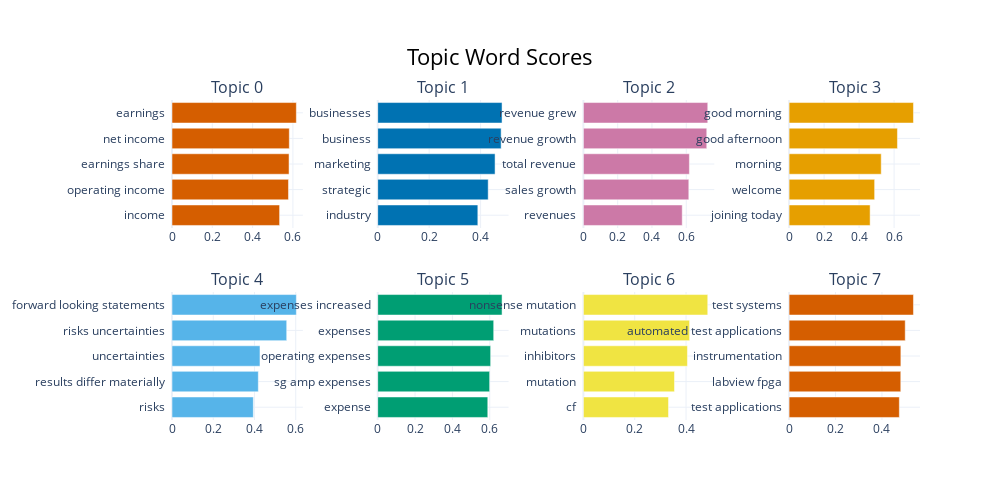

Notebook source saved alongside this figure:
### Code cell
topic_model.visualize_barchart()

### Figure 1 — Plotly figure (JSON) as saved in the notebook; plotly's stock layout.template omitted (floating-point values rounded to 4 significant figures)
{"data": [{"marker": {"color": "#D55E00"}, "orientation": "h", "type": "bar", "x": [0.5339, 0.578, 0.5808, 0.582, 0.6171], "xaxis": "x", "y": ["income  ", "operating income  ", "earnings share  ", "net income  ", "earnings  "], "yaxis": "y"}, {"marker": {"color": "#0072B2"}, "orientation": "h", "type": "bar", "x": [0.3892, 0.4294, 0.4561, 0.4797, 0.4833], "xaxis": "x2", "y": ["industry  ", "strategic  ", "marketing  ", "business  ", "businesses  "], "yaxis": "y2"}, {"marker": {"color": "#CC79A7"}, "orientation": "h", "type": "bar", "x": [0.5764, 0.6148, 0.6181, 0.7196, 0.7254], "xaxis": "x3", "y": ["revenues  ", "sales growth  ", "total revenue  ", "revenue growth  ", "revenue grew  "], "yaxis": "y3"}, {"marker": {"color": "#E69F00"}, "orientation": "h", "type": "bar", "x": [0.463, 0.4889, 0.5266, 0.6193, 0.7108], "xaxis": "x4", "y": ["joining today  ", "welcome  ", "morning  ", "good afternoon  ", "good morning  "], "yaxis": "y4"}, {"marker": {"color": "#56B4E9"}, "orientation": "h", "type": "bar", "x": [0.3944, 0.4185, 0.4266, 0.5562, 0.603], "xaxis": "x5", "y": ["risks  ", "results differ materially  ", "uncertainties  ", "risks uncertainties  ", "forward looking statements  "], "yaxis": "y5"}, {"marker": {"color": "#009E73"}, "orientation": "h", "type": "bar", "x": [0.5894, 0.5993, 0.6047, 0.6211, 0.6659], "xaxis": "x6", "y": ["expense  ", "sg amp expenses  ", "operating expenses  ", "expenses  ", "expenses increased  "], "yaxis": "y6"}, {"marker": {"color": "#F0E442"}, "orientation": "h", "type": "bar", "x": [0.3317, 0.355, 0.4054, 0.4138, 0.4846], "xaxis": "x7", "y": ["cf  ", "mutation  ", "inhibitors  ", "mutations  ", "nonsense mutation  "], "yaxis": "y7"}, {"marker": {"color": "#D55E00"}, "orientation": "h", "type": "bar", "x": [0.4748, 0.481, 0.4814, 0.5001, 0.5356], "xaxis": "x8", "y": ["test applications  ", "labview fpga  ", "instrumentation  ", "automated test applications  ", "test systems  "], "yaxis": "y8"}], "layout": {"annotations": [{"font": {"size": 16}, "showarrow": false, "text": "Topic 0", "x": 0.0875, "xanchor": "center", "xref": "paper", "y": 1, "yanchor": "bottom", "yref": "paper"}, {"font": {"size": 16}, "showarrow": false, "text": "Topic 1", "x": 0.3625, "xanchor": "center", "xref": "paper", "y": 1, "yanchor": "bottom", "yref": "paper"}, {"font": {"size": 16}, "showarrow": false, "text": "Topic 2", "x": 0.6375, "xanchor": "center", "xref": "paper", "y": 1, "yanchor": "bottom", "yref": "paper"}, {"font": {"size": 16}, "showarrow": false, "text": "Topic 3", "x": 0.9125, "xanchor": "center", "xref": "paper", "y": 1, "yanchor": "bottom", "yref": "paper"}, {"font": {"size": 16}, "showarrow": false, "text": "Topic 4", "x": 0.0875, "xanchor": "center", "xref": "paper", "y": 0.4, "yanchor": "bottom", "yref": "paper"}, {"font": {"size": 16}, "showarrow": false, "text": "Topic 5", "x": 0.3625, "xanchor": "center", "xref": "paper", "y": 0.4, "yanchor": "bottom", "yref": "paper"}, {"font": {"size": 16}, "showarrow": false, "text": "Topic 6", "x": 0.6375, "xanchor": "center", "xref": "paper", "y": 0.4, "yanchor": "bottom", "yref": "paper"}, {"font": {"size": 16}, "showarrow": false, "text": "Topic 7", "x": 0.9125, "xanchor": "center", "xref": "paper", "y": 0.4, "yanchor": "bottom", "yref": "paper"}], "height": 500, "hoverlabel": {"bgcolor": "white", "font": {"family": "Rockwell", "size": 16}}, "showlegend": false, "title": {"font": {"color": "Black", "size": 22}, "text": "Topic Word Scores", "x": 0.5, "xanchor": "center", "yanchor": "top"}, "width": 1000, "xaxis": {"anchor": "y", "domain": [0, 0.175], "showgrid": true}, "xaxis2": {"anchor": "y2", "domain": [0.275, 0.45], "showgrid": true}, "xaxis3": {"anchor": "y3", "domain": [0.55, 0.725], "showgrid": true}, "xaxis4": {"anchor": "y4", "domain": [0.825, 1], "showgrid": true}, "xaxis5": {"anchor": "y5", "domain": [0, 0.175], "showgrid": true}, "xaxis6": {"anchor": "y6", "domain": [0.275, 0.45], "showgrid": true}, "xaxis7": {"anchor": "y7", "domain": [0.55, 0.725], "showgrid": true}, "xaxis8": {"anchor": "y8", "domain": [0.825, 1], "showgrid": true}, "yaxis": {"anchor": "x", "domain": [0.6, 1], "showgrid": true}, "yaxis2": {"anchor": "x2", "domain": [0.6, 1], "showgrid": true}, "yaxis3": {"anchor": "x3", "domain": [0.6, 1], "showgrid": true}, "yaxis4": {"anchor": "x4", "domain": [0.6, 1], "showgrid": true}, "yaxis5": {"anchor": "x5", "domain": [0, 0.4], "showgrid": true}, "yaxis6": {"anchor": "x6", "domain": [0, 0.4], "showgrid": true}, "yaxis7": {"anchor": "x7", "domain": [0, 0.4], "showgrid": true}, "yaxis8": {"anchor": "x8", "domain": [0, 0.4], "showgrid": true}}}
